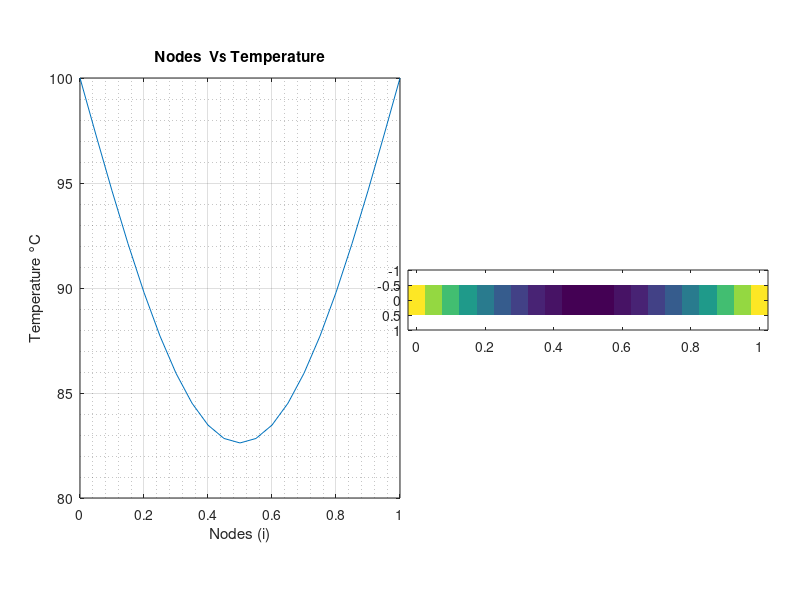

The MATLAB source for this figure: (Note: this script raises an error after producing the figure.)
%1-D Transient Heat Conduction With No Heat Generation [FDM][CN]
clear all
clc
clf
%% Variable Declaration
n = 21;                         %number of nodes
L = 1;                          %length of domain

A = sparse(n,n);                %initilizing Space
B = sparse(n,n);
Bx = zeros(n,1);
Ta = zeros(n,1);
Tb = zeros(n,1);

dx = L/(n-1);                    %domain element
dt = 20;                         %time step
tmax = 4000;                     %total Time steps (s)
t = 0:dt:tmax;
Tl = 100;                        %temperature at left face °C
Tr = 100;                        %temperature at right face °C

x =  linspace(0,L,n);            %linearly spaced vectors x direction
alpha = 1e-4;                    %thermal diffusivity (m^2/s)
r = alpha * dt /(2 *dx^2);       %for stability, must be 0.5 or less

%% Set Up Matrix
for i = 2 : n-1
    A(i,i-1) = -r;
        A(i,i ) = (1+2*r);       %Implicit Matrix
            A(i,i+1) = -r;
end
            A(1 ,1 ) = 1;
            A(n ,n ) = 1;

for j = 2 : n-1
    B(j,j-1) = r;
        B(j,j ) = (1-2*r);       %Explicit Matrix
            B(j,j+1) = r;
end
            B(1 ,1 ) = 1;
            B(n ,n ) = 1;
            
%% Boundry Condition
Bx(1,1) = Tl;            %Left Wall (Dirichlet conditions)
Bx(n,1) = Tr;            %Right Wall(Dirichlet conditions)

%% Solution
for k = 2 : length(t)   %time steps
    
        Bx(2 : n-1) = Tb(2 : n-1);
            Tb = B * Bx;
                        
        fprintf('Time t=%d\n',k-1);
    
end
            Ta = A\Tb;   %Solve CN Matrix
   
 %% Plot
 pos1 = [0.1 0.17 0.4 0.7];
    subplot('Position',pos1)
        plot(x,Ta);
        title('Nodes  Vs Temperature');
        xlabel('Nodes (i)');
        ylabel('Temperature °C');    
        grid on
        grid minor
    
    a=0:L;
    d=0:0;
    
 pos2 = [0.51 0.45 0.45 0.1];
    subplot('Position',pos2) 
    ax = gca;
    imagesc(a,d,Ta', 'Parent', ax);
    ax.YAxis.Visible = 'off';
        
        title('Temperature Gradient');
        xlabel('Nodes (i)');
        h = colorbar;
        ylabel(h, 'Temperature °C')
        colormap jet